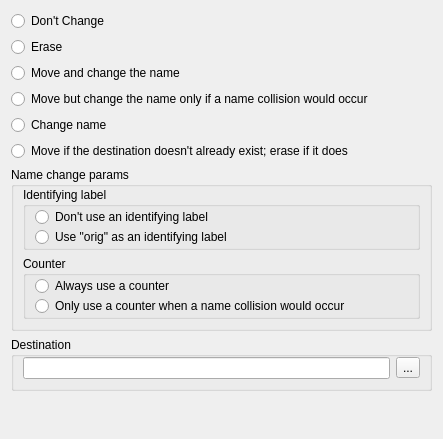
         <widget class="QWidget" name="tab_3" >
          <attribute name="title" >
           <string>Original file that was transformed</string>
          </attribute>
          <layout class="QVBoxLayout" >
           <item>
            <widget class="QWidget" native="1" name="widget_15" >
             <layout class="QVBoxLayout" >
              <property name="leftMargin" >
               <number>0</number>
              </property>
              <property name="topMargin" >
               <number>0</number>
              </property>
              <property name="rightMargin" >
               <number>0</number>
              </property>
              <property name="bottomMargin" >
               <number>0</number>
              </property>
              <item>
               <widget class="QRadioButton" name="m_pPODontChangeRB" >
                <property name="text" >
                 <string>Don't Change</string>
                </property>
               </widget>
              </item>
              <item>
               <widget class="QRadioButton" name="m_pPOEraseRB" >
                <property name="text" >
                 <string>Erase</string>
                </property>
               </widget>
              </item>
              <item>
               <widget class="QRadioButton" name="m_pPOMoveAlwaysChangeRB" >
                <property name="text" >
                 <string>Move and change the name</string>
                </property>
               </widget>
              </item>
              <item>
               <widget class="QRadioButton" name="m_pPOMoveChangeIfNeededRB" >
                <property name="text" >
                 <string>Move but change the name only if a name collision would occur</string>
                </property>
               </widget>
              </item>
              <item>
               <widget class="QRadioButton" name="m_pPOChangeNameRB" >
                <property name="text" >
                 <string>Change name</string>
                </property>
               </widget>
              </item>
              <item>
               <widget class="QRadioButton" name="m_pPOMoveOrEraseRB" >
                <property name="text" >
                 <string>Move if the destination doesn't already exist; erase if it does</string>
                </property>
               </widget>
              </item>
             </layout>
            </widget>
           </item>
           <item>
            <widget class="QGroupBox" name="groupBox_3" >
             <property name="title" >
              <string>Name change params</string>
             </property>
             <layout class="QVBoxLayout" >
              <property name="topMargin" >
               <number>0</number>
              </property>
              <item>
               <widget class="QGroupBox" name="groupBox_2" >
                <property name="title" >
                 <string>Identifying label</string>
                </property>
                <layout class="QVBoxLayout" >
                 <property name="spacing" >
                  <number>0</number>
                 </property>
                 <property name="topMargin" >
                  <number>0</number>
                 </property>
                 <property name="bottomMargin" >
                  <number>0</number>
                 </property>
                 <item>
                  <widget class="QRadioButton" name="m_pPODontUseLabelRB" >
                   <property name="text" >
                    <string>Don't use an identifying label</string>
                   </property>
                  </widget>
                 </item>
                 <item>
                  <widget class="QRadioButton" name="m_pPOUseLabelRB" >
                   <property name="text" >
                    <string>Use "orig" as an identifying label</string>
                   </property>
                  </widget>
                 </item>
                </layout>
               </widget>
              </item>
              <item>
               <widget class="QGroupBox" name="groupBox_4" >
                <property name="title" >
                 <string>Counter</string>
                </property>
                <layout class="QVBoxLayout" >
                 <property name="spacing" >
                  <number>0</number>
                 </property>
                 <property name="topMargin" >
                  <number>0</number>
                 </property>
                 <property name="bottomMargin" >
                  <number>0</number>
                 </property>
                 <item>
                  <widget class="QRadioButton" name="m_pPOAlwaysUseCounterRB" >
                   <property name="text" >
                    <string>Always use a counter</string>
                   </property>
                  </widget>
                 </item>
                 <item>
                  <widget class="QRadioButton" name="m_pPOUseCounterIfNeededRB" >
                   <property name="text" >
                    <string>Only use a counter when a name collision would occur</string>
                   </property>
                  </widget>
                 </item>
                </layout>
               </widget>
              </item>
             </layout>
            </widget>
           </item>
           <item>
            <widget class="QGroupBox" name="groupBox_15" >
             <property name="title" >
              <string>Destination</string>
             </property>
             <layout class="QHBoxLayout" >
              <property name="topMargin" >
               <number>0</number>
              </property>
              <item>
               <widget class="QLineEdit" name="m_pPODestE" />
              </item>
              <item>
               <widget class="QToolButton" name="m_pSelectOrigTransfDestDirB" >
                <property name="text" >
                 <string>...</string>
                </property>
               </widget>
              </item>
             </layout>
            </widget>
           </item>
           <item>
            <spacer>
             <property name="orientation" >
              <enum>Qt::Vertical</enum>
             </property>
             <property name="sizeHint" >
              <size>
               <width>421</width>
               <height>37</height>
              </size>
             </property>
            </spacer>
           </item>
          </layout>
         </widget>
